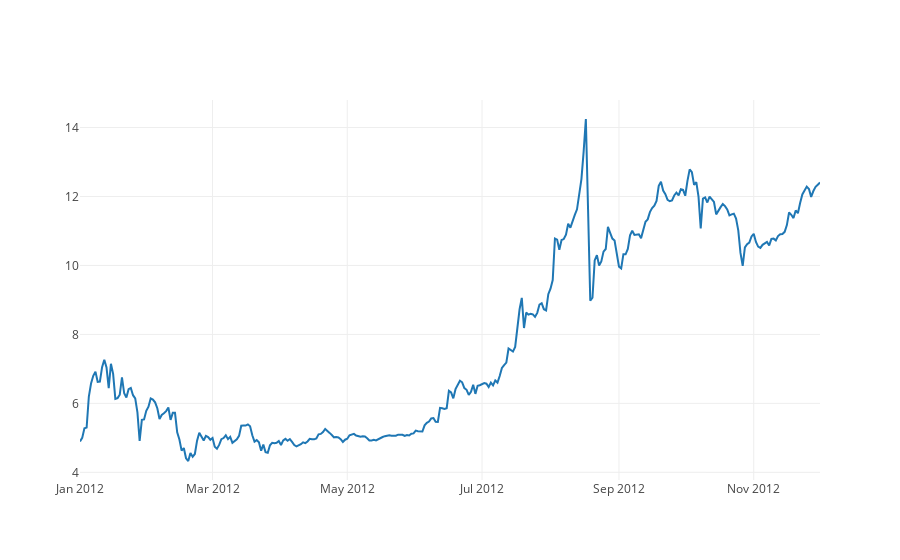

The notebook cell saved with this chart:
### Code cell
# query # query payload
kw_list = ["bitcoin"]
start_time = '2012-01-01'
end_time = '2012-12-31'
payLoadBuider(kw_list,start_time,end_time)
related_query = pytrends.related_queries()
# word cloud utility# query payload
values = related_query[kw_list[0]]['top']['value']
words = related_query[kw_list[0]]['top']['query']
wordCloudGenerator(values, words,title="Bitcoin top keyword in 2012")
# slice time
df = selectPeriod(btc_usd_datasets, start_year = 2012, start_month = 1, end_year = 2012,end_month = 12)
btc_trace = go.Scatter(x=df.index, y=df['avg_btc_price_usd'])
py.iplot([btc_trace])

### Figure 1 — Plotly figure (JSON) as saved in the notebook; plotly's stock layout.template omitted (floating-point values rounded to 4 significant figures; data arrays with more than 128 entries replaced by an {"elided": "..."} marker saying what was removed)
{"data": [{"type": "scatter", "x": {"elided": "336 str values"}, "y": {"elided": "336 float values"}}], "layout": {}}
